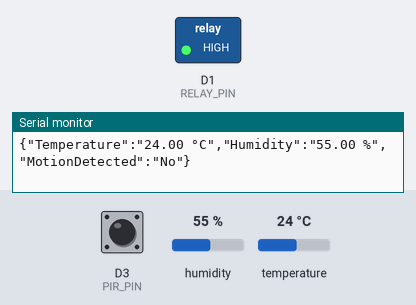
Simulated run of this sketch. Board: ESP8266 (NodeMCU). Shown: switched loads named in the sketch (green lamp = pin HIGH), the last lines printed to the serial monitor. Dashed ring = blinking. Inputs (shaded band) come from the test bench; at power-on: D3 (PIR_PIN) LOW, humidity 55 %, temperature 24 °C. WiFi joins after 1.5 s; servers stay silent unless stated.

Above: at 3.2 s.
3.3 s: D3 (PIR_PIN) driven HIGH
At 4.0 s:
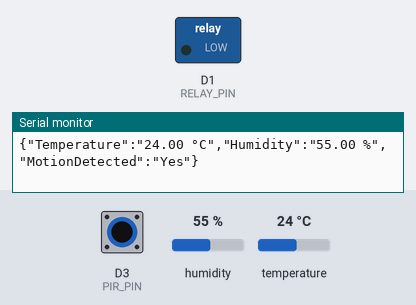
21.3 s: D3 (PIR_PIN) driven LOW
At 21.6 s:
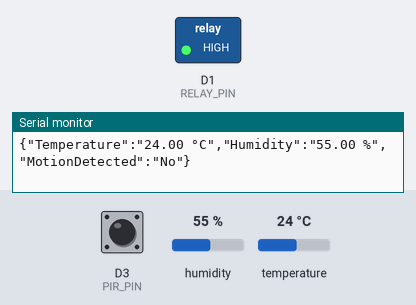
27.3 s: D3 (PIR_PIN) pulsed HIGH 2 times (0.12 s each, 0.3 s apart)
At 27.54 s:
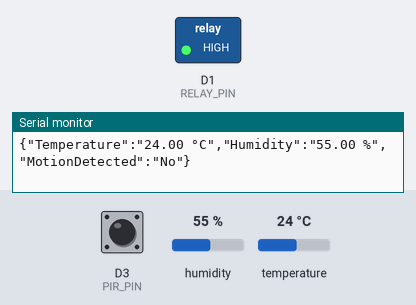
33.9 s: D3 (PIR_PIN) pulsed HIGH 5 times (0.12 s each, 0.3 s apart)
At 36.1 s:
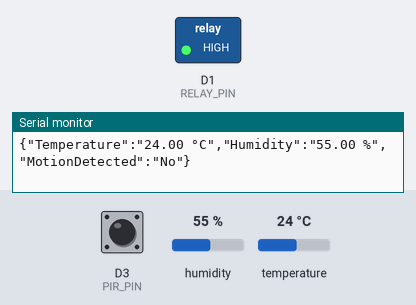
Timing chart, 0 to 37.6 s (numbered marks = the images above; inputs shaded):
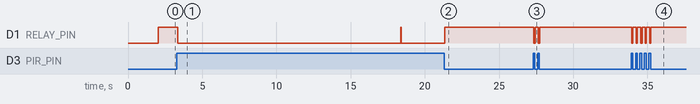

Measured:
- after the input at 3.3 s, D1 (RELAY_PIN): HIGH → LOW after 0.05 s, → HIGH 15.0 s later, → LOW 0.02 s later
- after the input at 21.3 s, D1 (RELAY_PIN): LOW → HIGH after 0.06 s
- after the input at 27.3 s, D1 (RELAY_PIN): alternates HIGH for 0.22 s and LOW for 0.08 s, 4 changes in all, then stays HIGH, starting after 0.05 s
- after the input at 33.9 s, D1 (RELAY_PIN): alternates HIGH for 0.22 s and LOW for 0.08 s, 10 changes in all, then stays HIGH, starting after 0.05 s

The sketch:

FinalYearProject.ino
```cpp
#include <DHT.h>
#include <ArduinoJson.h>
#include <ESP8266WiFi.h>
#include <ESPAsyncTCP.h>
#include <ESPAsyncWebServer.h>

#define DHT_PIN D4       // Define the digital pin connected to the DHT sensor (GPIO 4)
#define DHT_TYPE DHT11  // Define the type of sensor (DHT11 or DHT22)
#define PIR_PIN D3      // Define the digital pin connected to the PIR sensor (GPIO 3)
#define RELAY_PIN D1    // Define the digital pin connected to the relay (GPIO 5)

StaticJsonDocument<500> doc;
DHT dht(DHT_PIN, DHT_TYPE);
AsyncWebServer server(80);

bool motionDetected = false;
unsigned long relayStartTime = 0;
const unsigned long relayDuration = 5000; // 5 seconds

void setup() {
  Serial.begin(9600); // Initialize serial communication
  dht.begin();        // Initialize the DHT sensor
  pinMode(PIR_PIN, INPUT);    // Set PIR pin as input
  pinMode(RELAY_PIN, OUTPUT); // Set relay pin as output

  // Connect to Wi-Fi network
  WiFi.begin("Server", "Allow Me");
  while (WiFi.status() != WL_CONNECTED) {
    delay(1000);
    Serial.println("Connecting to WiFi...");
  }

  // Print IP address
  Serial.print("Connected! IP address: ");
  Serial.println(WiFi.localIP());

  // Route to handle HTTP requests
  server.on("/", HTTP_GET, [](AsyncWebServerRequest *request){
    String html = "<html><body>";
    html += "<h2>Temperature: " + String(dht.readTemperature()) + " °C</h2>";
    html += "<h2>Humidity: " + String(dht.readHumidity()) + " %</h2>";
    html += "<h2>Motion Detected: " + String(motionDetected ? "Yes" : "No") + "</h2>";
    html += "</body></html>";
    request->send(200, "text/html", html);
  });

  // Start the HTTP server
  server.begin();
}

void loop() {
  float temperature = dht.readTemperature(); // Read temperature in Celsius
  float humidity = dht.readHumidity();       // Read humidity

  int motionState = digitalRead(PIR_PIN);  // Read PIR sensor state
  if (motionState == HIGH) {
    if (!motionDetected) {
      motionDetected = true;
      relayStartTime = millis();
      digitalWrite(RELAY_PIN, LOW); // Trigger the relay
    }
  } else {
    motionDetected = false;
    digitalWrite(RELAY_PIN, HIGH); // Turn off the relay
  }

  doc["Temperature"] = String(temperature) + " °C";
  doc["Humidity"] = String(humidity) + " %";
  doc["MotionDetected"] = motionDetected ? "Yes" : "No";

  Serial.println();
  serializeJson(doc, Serial);

  doc.clear(); // Clear the JSON object for the next reading

  if (motionDetected && (millis() - relayStartTime >= relayDuration)) {
    motionDetected = false;
    digitalWrite(RELAY_PIN, HIGH); // Turn off the relay
  }

  // delay(2000); // Wait for 2 seconds before the next reading
}
```
